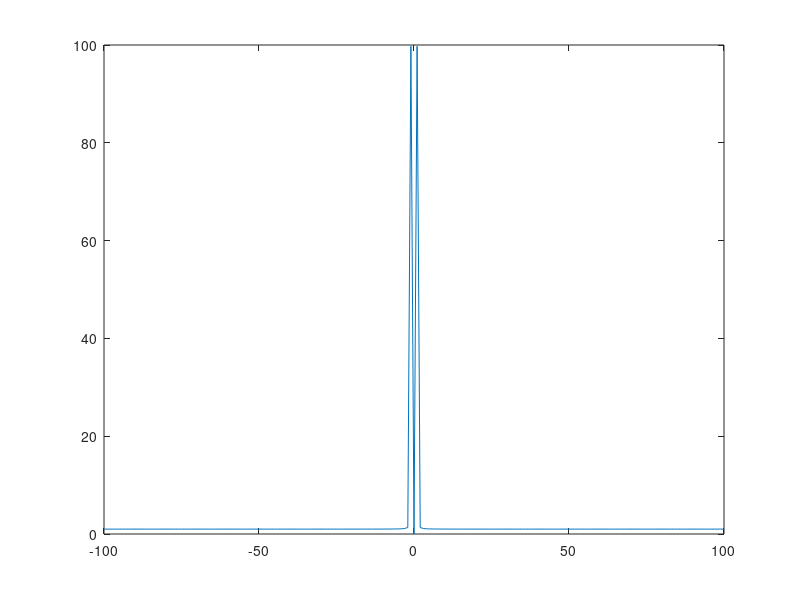

Here is the MATLAB script that generated this plot:
clear all 
close all 
clc

a=200;
t=0:1/a:1;

u=@(t) t>0;
x=cos(2*pi*t).*u(t);

X=fftshift(fft(x));
X_magnitude= abs(X);
df = -a/2:1:a/2;
figure;
plot(df,X_magnitude);